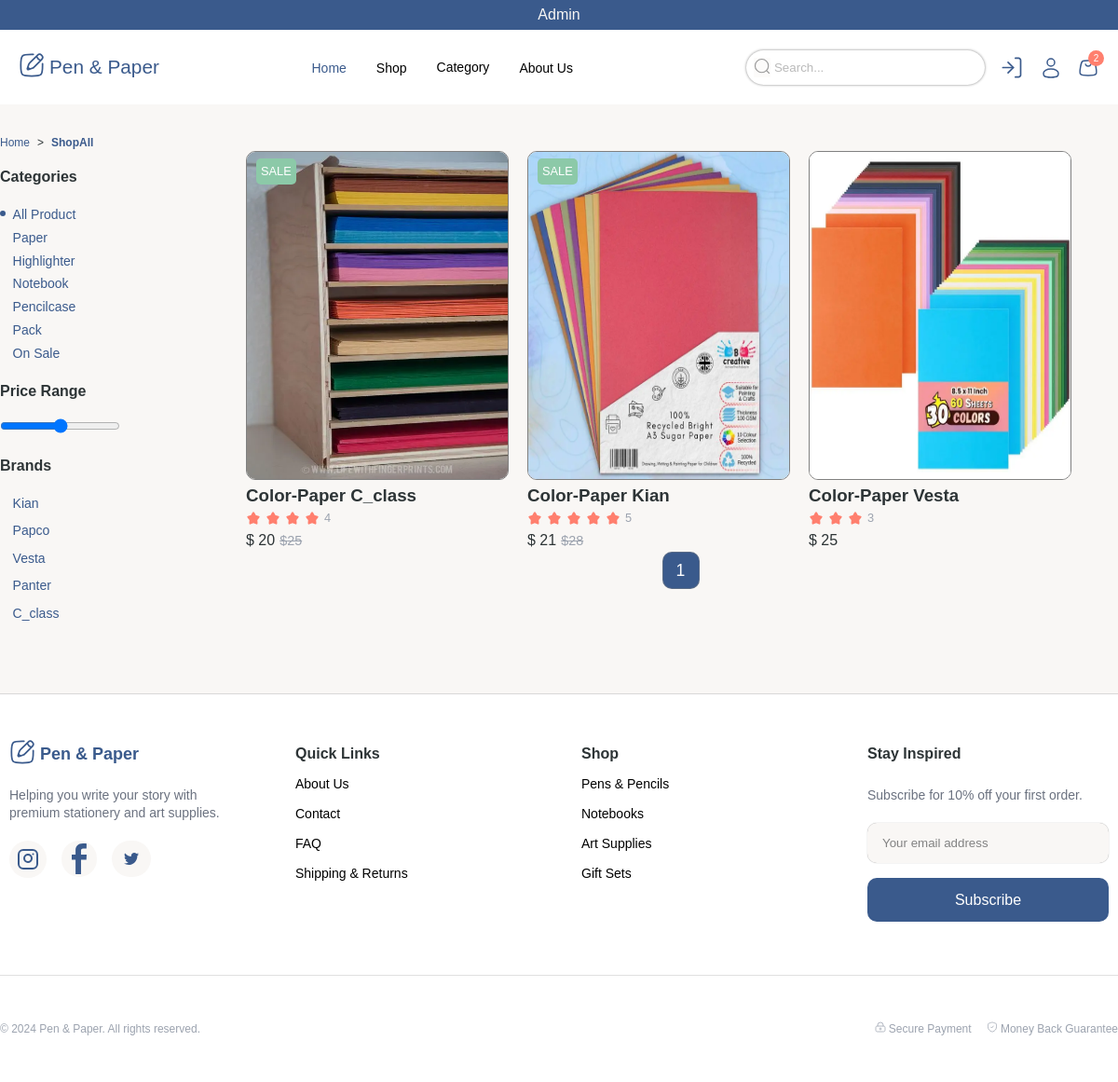
The app's page /shop/category/paper (signed in) with its own data.
### shop/models.py (models this page shows, shortened)
class Category(models.Model):
    name = models.CharField(max_length=255)

class Brands(models.Model):
    name = models.CharField(max_length=255)

class Products(models.Model):
    name = models.CharField(max_length=255)
    image = models.ImageField(upload_to='shop/', default='shop/default.webp')
    category = models.ManyToManyField(Category)
    price = models.IntegerField(default=None)
    disscount = models.IntegerField(default=None)
    score = models.IntegerField(default=0)
    count = models.IntegerField(default=None)
    p_brand = models.ManyToManyField(Brands)

### shop/views.py (the view)
# urls.py: path('shop/', shop_view, name='shop'),
@login_required
def shop_view(request, cat_name=None, brands_name=None):
    categories = Category.objects.all()
    products = Products.objects.all()
    if cat_name:
        products = products.filter(category__name=cat_name)
    if brands_name:
        products = products.filter(p_brand__name=brands_name)
    if request.method == "GET":
        if request.GET.get('search'):
            search = request.GET.get('search')
            products = products.filter(name__contains=search)
    products = Paginator(products, 6)
    try:
        page_numebr = request.GET.get('page')
        products = products.get_page(page_numebr)
    except PageNotAnInteger:
        products = products.get_page(1)
    except EmptyPage:
        products = products.get_page(products.count // 6)
    context = {'products': products, 'category': categories}
    return render(request, 'shop/shop.html', context)

### shop/templatetags/shop_tags.py (called while the page is built)
@register.inclusion_tag('shop/shop-categories.html', name='shop_category')
def function():
    categories = Category.objects.all()
    return {'categories': categories}

@register.inclusion_tag('shop/shop-brands.html', name='shop_brands')
def function():
    brands = Brands.objects.all()
    return {'brands': brands}

### templates/shop/shop.html (shortened to what this page needs)
{% extends 'base.html' %}
{% load static %}
{% load shop_tags %}
{% block content %}
<div class="path">
    <a href="{% url 'shop:home' %}" class="home">Home</a>
    <span>></span>
    <span class="shop-path">ShopAll</span>
</div>
<section class="shop-container">
    <aside class="article">
        {% shop_category %}
        <div class="between-aside">
            <h4>Price Range</h4>
            <input type="range">
        </div>
        {% shop_brands %}
    </aside>
    <div class="basket-container">
        <div class="all-basket">
            {% for prod in products %}
                {% include 'shop/single-product.html' with disscount=prod.disscount name=prod.name score=prod.score price=prod.price %}
            {% endfor %}
        </div>
        <div class="pagination">
            {% for page_index in products.paginator.page_range %}
                {% if products.number == page_index %}
                    <a href="?page={{ page_index }}"><button class="pagination-btn active">{{ page_index }}</button></a>
                {% else %}
                    <a href="?page={{ page_index }}"><button class="pagination-btn">{{ page_index }}</button></a>
                {% endif %}
            {% endfor %}
        </div>
    </div>
</section>
{% endblock %}

### templates/base.html (shortened to what this page needs)
{% load static %}
<!DOCTYPE html>
<html lang="en">
<head>
    <link rel="stylesheet" href="{% static 'css/style.css' %}?v=1">
    <link rel="stylesheet" href="{% static 'css/header.css' %}?v=1">
    <link rel="stylesheet" href="{% static 'css/header_info.css' %}?v=1">
    <link rel="stylesheet" href="{% static 'css/footer.css' %}?v=1">
    <link rel="stylesheet" href="{% static 'css/carts.css' %}?v=1">
    <link rel="stylesheet" href="{% static 'css/comment.css' %}?v=1">
    <link rel="stylesheet" href="{% static 'css/product.css' %}?v=1">
    <link rel="stylesheet" href="{% static 'css/shop.css' %}?v=2">
    <link rel="stylesheet" href="{% static 'css/about.css' %}?v=2">
</head>
<body>
    <header>
        <div class="header-top">
            <span>{{ request.user.username|capfirst }}</span>
        </div>
        <section class="container">
            <section>
                <div class="header-container">
                    <a href="{% url 'shop:home' %}">
                        <div class="header-title">
                            <span class="pen-icon">
                            </span>
                            Pen & Paper
                        </div>
                    </a>
                    <nav class="header-links">
                        <a href="{% url 'shop:home' %}" class="links home" style="margin-top: 2.5px;">Home</a>
                        <a href="{% url 'shop:shop' %}" class="links" style="margin-top: 2.5px;">Shop</a>
                        <div class="dropdown">
                            <span class="links dropdown-trigger">Category</span>
                        </div>
                        <a href="{% url 'shop:about' %}" class="links" style="margin-top: 2.5px;">About Us</a>
                    </nav>
                    <div class="header-right">
                        <form class="input-container" action="{% url 'shop:search' %}" method="get">
                            <button class="glasses" type="submit">
                                <svg xmlns="http://www.w3.org/2000/svg" width="18" height="18" viewBox="0 0 24 24">
                                    <g fill="none" stroke="currentColor" stroke-width="1.5">
                                        <circle cx="11.5" cy="11.5" r="9.5"></circle>
                                        <path stroke-linecap="round" d="M18.5 18.5L22 22"></path>
                                    </g>
                                </svg>
                            </button>
                            <input class="inputs" type="text" name="search" placeholder="Search...">
                        </form>
                        {% if request.user.is_authenticated %}
                        <a href="{% url 'accounts:logout' %}" class="icon icon_menue logout">
                        </a>
                        {% endif %}
                        <a href="" class="icon icon_menue profile" style="margin-top: 7px;">
                            <svg xmlns="http://www.w3.org/2000/svg" width="24" height="24"
                                viewBox="0 0 24 24">
                                <g fill="none" stroke="currentColor" stroke-width="1.5">
                                    <circle cx="12" cy="6" r="4"></circle>
                                    <path d="M20 17.5c0 2.485 0 4.5-8 4.5s-8-2.015-8-4.5S7.582 13 12 13s8 2.015 8 4.5Z">
                                    </path>
                                </g>
                            </svg>
                        </a>
                        <a href="" class="icon icon_menue basket-icon basket" style="margin-top: 7px;">
                        </a>
                    </div>
                </div>
            </section>
        </section>
    </header>
    {% block content %}
    {% endblock %}
    <section class="footer-container">
        <footer class="footer">
            <section class="up-footer">
                <div class="pen-paper">
                    <div class="first-title">
                        <span>Pen & Paper</span>
                    </div>
                    <p class="footer-up-text">Helping you write your story with premium stationery and art supplies.</p>
                    <div class="footer-icon-container">
                        <a class="instagram" href="">
                        </a>
                        <a class="facebook" href="">
                        </a>
                        <a class="X" href="">
                        </a>
                    </div>
                </div>
                <div class="quick-links">
                    <h4 class="second-title">Quick Links</h4>
                    <a href="{% url 'shop:about' %}" class="links">About Us</a>
                    <a href="" class="links">Contact</a>
                    <a href="" class="links">FAQ</a>
                    <a href="" class="links">Shipping & Returns</a>
                </div>
                <div class="shop">
                    <h4 class="second-title">Shop</h4>
                    <a href="" class="links">Pens & Pencils</a>
                    <a href="" class="links">Notebooks</a>
                    <a href="" class="links">Art Supplies</a>
                    <a href="" class="links">Gift Sets</a>
                </div>
                <div class="stay">
                    <h4 class="second-title">Stay Inspired</h4>
                    <p class="footer-up-text">Subscribe for 10% off your first order.</p>
                    <input class="footer-input" type="text" placeholder="Your email address">
                    <button class="footer-btn">Subscribe</button>
                </div>
            </section>
            <section class="down-footer">
                <p>© 2024 Pen & Paper. All rights reserved.</p>
                <div class="right-down-footer">
                    <p>
                        Secure Payment
                    </p>
                    <p>
                        Money Back Guarantee
                    </p>
                </div>
            </section>
        </footer>
    </section>
</body>
</html>

### templates/shop/shop-categories.html
<div class="top-aside">
    <h4>Categories</h4>
    <ul>
        <li class="li-cat active"><a href="{% url 'shop:shop' %}">All Product</a></li>
        {% for cat in categories %}
            <li class="li-cat"><a href="{% url 'shop:category' cat_name=cat.name  %}">{{cat.name|capfirst}}</a></li>
        {% endfor %}
    </ul>
</div>

### templates/shop/shop-brands.html
{% load static %}
<div class="bottom-aside">
    <h4>Brands</h4>
    <div class="label-input-container">
        <div class="label-container">
            {% for b in brands %}
                <ul>
                    <li class="li-cat"> <a href="{% url 'shop:brands' brands_name=b.name %}">{{ b.name }}</a></li>
                </ul>
            {% endfor %}
        </div>
    </div>
</div>

### templates/shop/single-product.html (shortened to what this page needs)
{% load static %}
{% load shop_tags %}
<div class="single-cart">
    <div class="basket-image">
        {% if disscount != 0 %}
        <div class="sale">SALE</div>
        {% endif %}
        <img class="cart-image" src="{{ prod.image.url }}" />
    </div>
    <h3 class="cart-name">{{ name }}</h3>
    <div class="cart-score">
        {% generate_star.html score %}
        <span class="cart-score-number">{{ score }}</span>
    </div>
    <div class="cart-price">
        {% if disscount == 0 %}
        <span class="cart-peice-numebr">$ {{ price }}</span>
        {% else %}
        <span class="cart-peice-numebr">$ {{ disscount }}</span>
        <span class="cart-discount-numebr">${{price }}</span>
        {% endif %}
    </div>
</div>

### statics/css/style.css (style rules this page uses)
:root { --primary: #3a5a8c; --bg: #f9f7f5; --coral: #ff7f6e; --mint: #8cc9a8; }
* { margin: 0; padding: 0; box-sizing: border-box; font-family: "Nunito", sans-serif; }
a { text-decoration: none; }
body { background-color: var(--bg); }
.header-top { background-color: var(--primary); height: 32px; display: flex; justify-content: center; align-items: center; color: var(--bg); gap: 1.5rem; }
header { position: sticky; top: 0; z-index: 1000; background: white; }
.container { max-width: 1280px; margin: 0 auto; }
.footer-container { width: 100wh; background-color: #fff; border-top: 1px solid rgba(152, 151, 151, 0.373); }
.footer { display: flex; flex-direction: column; max-width: 1280px; margin: 0 auto; padding-top: 3rem; }
.dropdown { position: relative; display: inline-block; }
.dropdown-trigger { cursor: pointer; }
.dropdown-trigger { display: flex; align-items: center; gap: 4px; }

### statics/css/header.css (style rules this page uses)
.container { width: 1280px; margin: 0 auto; }
header { display: flex; flex-direction: column; }
.header-container { display: flex; justify-content: space-between; align-items: center; height: 80px; }
.header-title { display: flex; justify-content: center; align-items: center; gap: 5px; color: var(--primary); font-size: 1.3rem; font-weight: 535; }
.pen-icon svg { transition: transform 0.3s ease; }
.pen-icon { margin-top: 5px; }
.header-links { display: flex; justify-content: space-between; gap: 2rem; }
.links { display: inline-block; text-decoration: none; font-weight: 450; color: black; transition: transform 0.3s ease; }
.home { color: var(--primary); }
.sale { color: var(--coral); }
.header-right { display: flex; justify-content: space-between; gap: 1rem; }
.inputs { width: 16rem; height: 37px; border-radius: 24px; background-color: #fff; padding-left: 30px; border: none; box-shadow: 0 0 3px gray; outline: none; transition: box-shadow 0.2s ease; }
.inputs::placeholder { opacity: 0.5; }
.glasses { cursor: pointer; border: none; outline: none; background-color: var(--bg); position: relative; left: 30px; top: 3px; opacity: 0.4; }
.icon { position: relative; color: var(--primary); margin-top: 5px; transition: transform 0.2s ease; display: inline-flex; }
.basket-icon::after { content: "2"; color: white; font-size: 10px; width: 17px; height: 17px; background-color: var(--coral); position: absolute; display: flex; justify-content: center; align-items: center; border-radius: 10px; left: 12px; bottom: 20px; }

### statics/css/footer.css (style rules this page uses)
.up-footer { display: flex; justify-content: center; gap: 3rem; }
.pen-paper, .quick-links, .shop, .stay { width: 259px; height: 205px; display: flex; flex-direction: column; line-height: 2rem; }
.first-title { display: flex; color: var(--primary); font-size: 1.125rem; font-weight: 700; gap: 5px; }
.footer-up-text { line-height: 1.2rem; padding: 1.2rem 0; color: rgb(107 114 128); font-size: 0.875rem; }
.footer-icon-container { display: flex; align-items: center; gap: 1rem; }
.instagram, .facebook, .X { display: flex; align-items: center; justify-content: center; color: var(--primary); background-color: var(--bg); border-radius: 100rem; transition: color 0.15s ease, background-color 0.15s ease; }
.instagram { padding: 0.5rem 0.5rem; }
.facebook { padding: 0.2rem 0.7rem; }
.X { padding: 0.8rem 0.8rem; }
.second-title { color: rgb(45 52 54); font-weight: 600; margin: 0; }
.links { width: fit-content; text-decoration: none; color: rgb(107 114 128); font-size: 0.875rem; }
.footer-input { padding: 0.9rem 1rem; border-radius: 10px; margin-bottom: 1rem; background-color: var(--bg); border: none; box-shadow: gray 0px 0px 1px; outline: none; opacity: 0.9; transition: box-shadow 0.3s; }
.inputs::placeholder { opacity: 0.5; }
.footer-btn { background-color: var(--primary); color: white; padding: 0.9rem 0; font-size: 1rem; border-radius: 10px; border: none; transition: background-color 0.3s ease; }
.down-footer { display: flex; padding: 3rem 0; border-top: 1px solid #e0e0e0; justify-content: space-between; margin-top: 3rem; }
.right-down-footer { display: flex; gap: 1rem; }
.down-footer p { color: rgb(156 163 175); font-size: 0.75rem; }
.links { position: relative; text-decoration: none; color: black; }
.links::after { content: ""; position: absolute; left: 0; bottom: -3px; width: 100%; height: 2px; background: var(--primary); transform: scaleX(0); transform-origin: left; transition: transform 0.4s ease; }

### records on screen
Category: name "Paper"
Category: name "Highlighter"
Category: name "Notebook"
Category: name "Pencilcase"
Category: name "Pack"
Category: name "On Sale"
Brands: name "Kian"
Brands: name "Papco"
Brands: name "Vesta"
Brands: name "Panter"
Brands: name "C_class"
Products: shows "SALE", image (picture), name "Color-Paper C_class", score "4", disscount "20", price "25"
Products: shows "SALE", image (picture), name "Color-Paper Kian", score "5", disscount "21", price "28"
Products: image (picture), name "Color-Paper Vesta", score "3", price "25"

### other values on screen
{{ request.user.username|capfirst }} "Admin"
{{ page_index }} "1"
